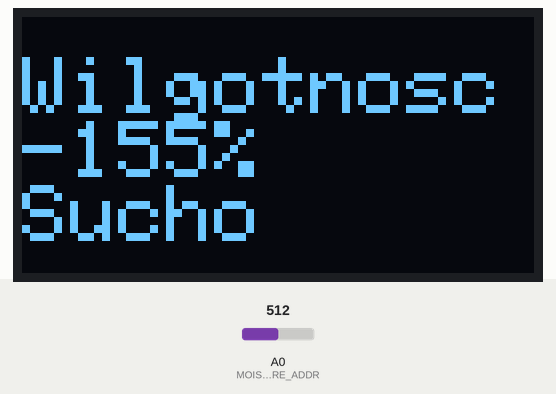
Simulated run of this program. Board: Arduino Uno, built with avr-gcc and run on an emulated ATmega328P. On the bench: 128×64 one-colour display. The inputs (shaded band) are chosen by the test bench; at power-on: A0 (MOISTURE_ADDR) = 512. What the program prints to the serial monitor is not drawn.

Above: at 1.4 s.
1.5 s: A0 (MOISTURE_ADDR) set to 500
At 4.1 s:
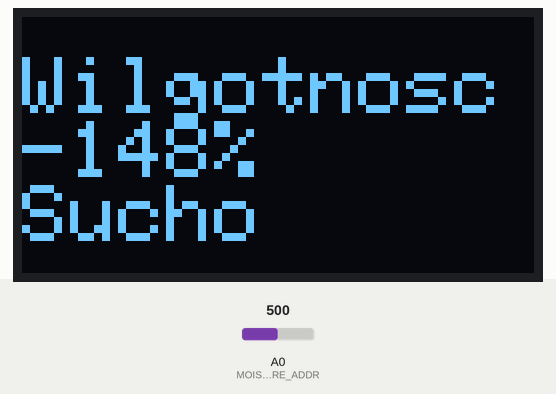
4.5 s: A0 (MOISTURE_ADDR) set to 198
At 5.6 s:
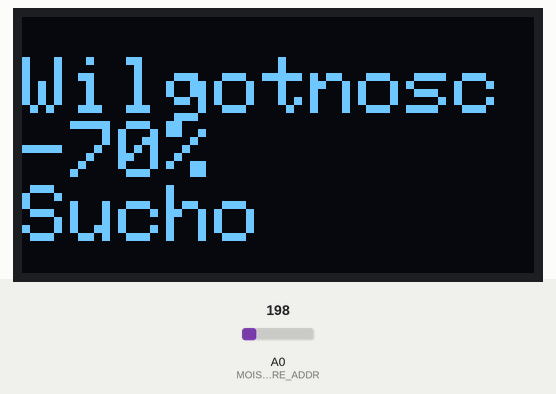
6.0 s: A0 (MOISTURE_ADDR) set to 178
9.0 s: A0 (MOISTURE_ADDR) set to 296
At 11.4 s:
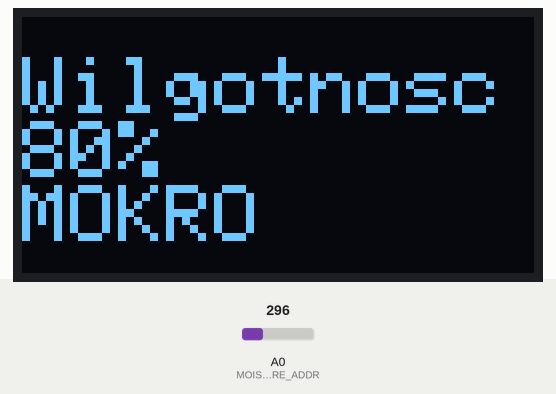
12.0 s: A0 (MOISTURE_ADDR) set to 313
At 15.6 s:
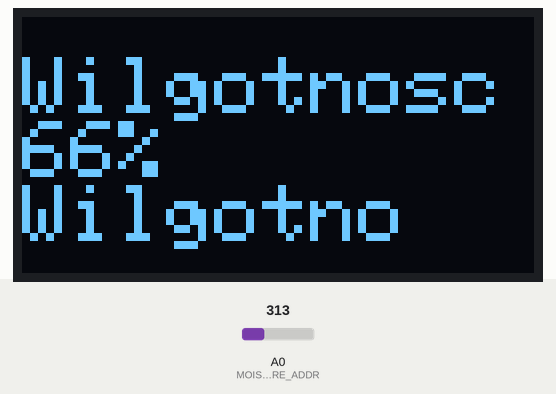

The program:

main.cpp
```cpp
#include <main.h>

void setup()
{
    delay(DELAY);
    Serial.begin(9600);
    delay(DELAY);
    initializeLcd();
    initializeMoisture();
}

void loop()
{
    loopMoisture();
    loopLcd();

    Serial.print(SoilMoistureValue);
    Serial.print(", ");
    Serial.print(filtered1);
    Serial.print(", ");
    Serial.print(filtered2);
    Serial.print(", ");
    Serial.print(filtered3);
    Serial.println();

    delay(10);
}
```

_global_vars.h
```cpp
#pragma once

#include <Arduino.h>
#include <pinout.h>

#define BAUDRATE 9600
#define DELAY    100

extern int AirValue;
extern int WaterValue;
extern int SoilMoistureValue;
extern int MappedSensorValue;

extern double filtered1;
extern double filtered2;
extern double filtered3;
```

iot_moisture.h
```cpp
#pragma once
#include <_global_vars.h>

#include <Ewma.h>

void initializeMoisture();
void loopMoisture();
```

main.h
```cpp
#pragma once

#include <_global_vars.h>

#include <iot_LCD.h>
#include <iot_moisture.h>
```

pinout.h
```cpp
#pragma once

// LCD
#define LCD_SDA       20
#define LCD_SCL       21

// Moisture Sensor
#define MOISTURE_ADDR A0
```

_global.vars.cpp
```cpp
#include <_global_vars.h>

int AirValue = 366;
int WaterValue = 272;
int SoilMoistureValue = 0;
int MappedSensorValue = 0;

double filtered1 = 0;
double filtered2 = 0;
double filtered3 = 0;
```

iot_moisture.cpp
```cpp
#include <iot_moisture.h>

Ewma adcFilter1(0.1);
Ewma adcFilter2(0.01);
Ewma adcFilter3(0.001);

void initializeMoisture()
{}

void loopMoisture()
{
    SoilMoistureValue = analogRead(MOISTURE_ADDR);  //put Sensor insert into soil
    filtered1 = adcFilter1.filter(SoilMoistureValue);
    filtered2 = adcFilter2.filter(SoilMoistureValue);
    filtered3 = adcFilter3.filter(SoilMoistureValue);
    MappedSensorValue = map(filtered2, WaterValue, AirValue, 100, 0);
}
```

iot_LCD.h
```cpp
#pragma once
#include <_global_vars.h>
#include <Adafruit_SSD1306.h>

#define SCREEN_WIDTH 128 // OLED display width, in pixels
#define SCREEN_HEIGHT 64 // OLED display height, in pixels

#define SCREEN_ADDRESS 0x3C // 0x3D for 128x64, 0x3C for 128x32

extern Adafruit_SSD1306 display;

void initializeLcd();
void loopLcd();
```

iot_LCD.cpp
```cpp
#include <iot_LCD.h>

Adafruit_SSD1306 display(SCREEN_WIDTH, SCREEN_HEIGHT, &Wire, -1);


void initializeLcd()
{
    if(!display.begin(SSD1306_SWITCHCAPVCC, SCREEN_ADDRESS))
    {
        Serial.println(F("SSD1306 allocation failed"));
        for(;;);
    }

    display.setTextSize(2);
    display.setTextColor(WHITE);
}

void loopLcd()
{
    display.clearDisplay();
    display.setCursor(0, 10);
    display.println("Wilgotnosc");
    display.print(MappedSensorValue);
    display.println("%");

    if(MappedSensorValue <= 30)
    {
        display.print("Sucho");
    }
    else if (MappedSensorValue > 30 && MappedSensorValue <= 70)
    {
        display.print("Wilgotno");
    }
    else if (MappedSensorValue > 70)
    {
        display.print("MOKRO");
    }

    display.display();
}
```

Measured:
- the behaviour switches between 512 and 511 on A0 (MOISTURE_ADDR) (found by bisection; images 0 and 1)
- the behaviour switches between 312 and 313 on A0 (MOISTURE_ADDR) (found by bisection; images 3 and 4)
- after the input at 1.5 s, the display: first changes after 0.05 s (image 1 shows a later state)
- what the display in image 1 shows lasts 0.6 s, from 3.7 s to 4.3 s
- what the display in image 3 shows lasts 0.9 s, from 10.7 s to 11.6 s
- what the display in image 4 shows lasts 0.4 s, from 15.4 s to 15.8 s
